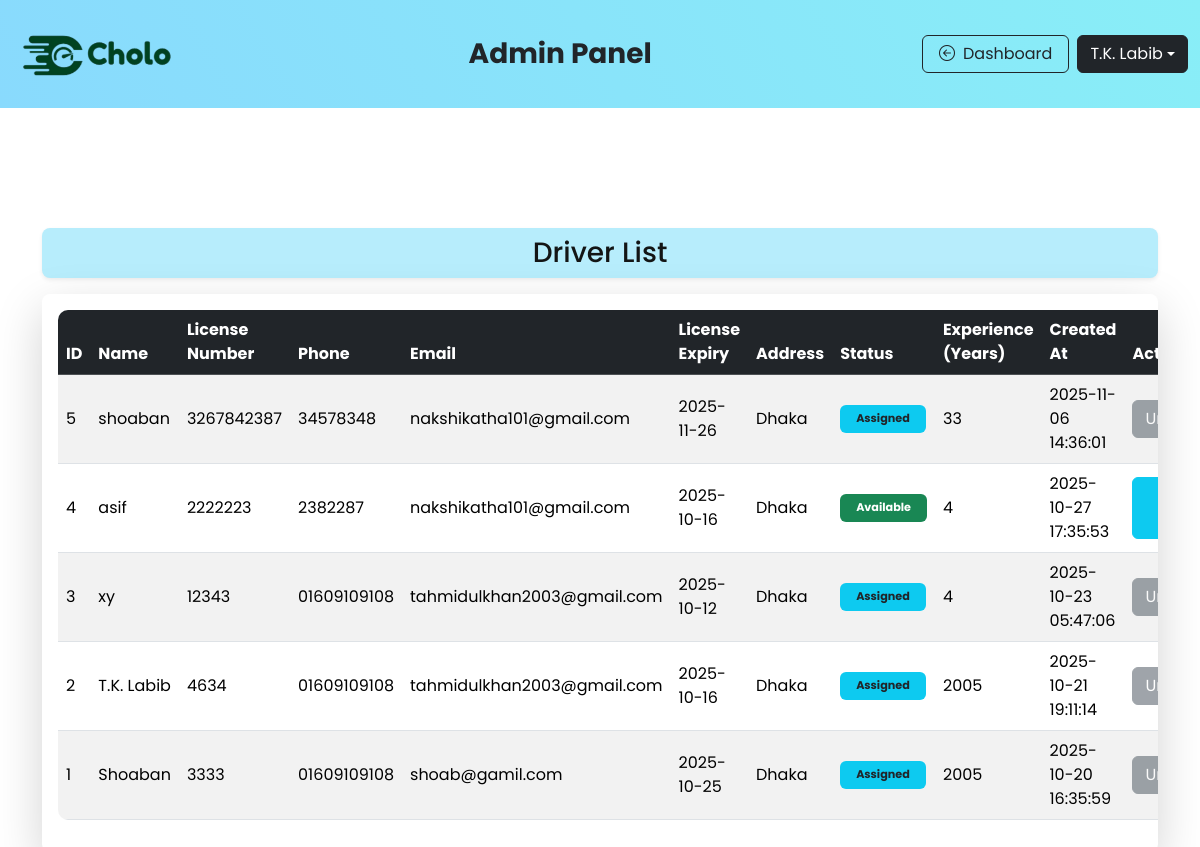
Page /drivers_list.php (signed in) on the committed database.
### tables this page shows
CREATE TABLE `drivers` (
  `driver_id` int(11) NOT NULL,
  `name` varchar(50) NOT NULL,
  `license_number` varchar(50) NOT NULL,
  `phone` varchar(20) NOT NULL,
  `email` varchar(50) NOT NULL,
  `license_expiry` varchar(50) NOT NULL,
  `address` varchar(100) NOT NULL,
  `status` enum('assigned','available','on_trip','inactive') DEFAULT 'available',
  `experience` int(11) NOT NULL,
  `created_at` timestamp NOT NULL DEFAULT current_timestamp(),
  `vehicle_id` int(11) DEFAULT NULL
);

### drivers_list.php (the view, shortened to what this page needs)
<?php
include('admin_navbar.php');
$db = connection();
?>
<?php
$stmt = $db->prepare("SELECT * FROM drivers ORDER BY driver_id DESC");
$stmt->execute();
$result = $stmt->get_result();
?>
<div class="container mt-4">
  <h3 class="text-center theme-col rounded-3 shadow-sm p-2 mb-3">Driver List</h3>
  <div class="table-responsive shadow-lg rounded-3 p-3">
    <table class="table table-striped table-hover align-middle">
      <thead class="table-dark">
        <tr>
          <th>ID</th>
          <th>Name</th>
          <th>License Number</th>
          <th>Phone</th>
          <th>Email</th>
          <th>License Expiry</th>
          <th>Address</th>
          <th>Status</th>
          <th>Experience (Years)</th>
          <th>Created At</th>
          <th>Action</th>
        </tr>
      </thead>
      <tbody>
        <?php
        if ($result->num_rows > 0) {
          while ($d = $result->fetch_assoc()) {
        ?>
          <tr>
            <td><?= htmlspecialchars($d['driver_id']); ?></td>
            <td><?= htmlspecialchars($d['name']); ?></td>
            <td><?= htmlspecialchars($d['license_number']); ?></td>
            <td><?= htmlspecialchars($d['phone']); ?></td>
            <td><?= htmlspecialchars($d['email']); ?></td>
            <td><?= htmlspecialchars($d['license_expiry']); ?></td>
            <td><?= htmlspecialchars($d['address']); ?></td>
            <td>
              <?php if ($d['status'] == 'available') { ?>
                <span class="badge bg-success px-3 py-2">Available</span>
              <?php } elseif ($d['status'] == 'on_trip') { ?>
                <span class="badge bg-warning text-dark px-3 py-2">On Trip</span>
              <?php } elseif ($d['status'] == 'assigned') { ?>
                <span class="badge bg-info text-dark px-3 py-2">Assigned</span>
              <?php } else { ?>
                <span class="badge bg-secondary px-3 py-2">Inactive</span>
              <?php } ?>
            </td>
            <td><?= htmlspecialchars($d['experience']); ?></td>
            <td><?= htmlspecialchars($d['created_at']); ?></td>
            <td>
              <?php if ($d['status'] == 'available'): ?>
                <a href="assign_driver.php?id=<?= $d['driver_id']; ?>" class="btn btn-info btn-md">
                </a>
              <?php else: ?>
                <button class="btn btn-secondary btn-md" disabled>Unavailable</button>
              <?php endif; ?>
            </td>
          </tr>
        <?php
          }
        } else {
          echo '<tr><td colspan="11" class="text-center text-muted">No drivers found.</td></tr>';
        }
        ?>
      </tbody>
    </table>
  </div>
</div>

### css/style.css (style rules this page uses)
:root { --theme: rgb(183, 237, 252); --theme-dark: #0cbcf2; --theme-light: #baf0ff; --theme-text: #131515; }
.theme-col { background-color: var(--theme) !important; color: var(--theme-text) !important; }
.table { background-color: #fff; border-radius: 10px; overflow: hidden; }
body { font-family: 'Poppins', sans-serif; }
.badge { font-size: 0.7rem; }
.btn { transition: all 0.3s ease; }

### rows in the picture
drivers: driver_id "5", name "shoaban", license_number "3267842387", phone "34578348", email "nakshikatha101@gmail.com", license_expiry "2025-11-26", address "Dhaka", status "Assigned", experience "33", created_at "2025-11-06 14:36:01"
drivers: driver_id "4", name "asif", license_number "2222223", phone "2382287", email "nakshikatha101@gmail.com", license_expiry "2025-10-16", address "Dhaka", status "Available", experience "4", created_at "2025-10-27 17:35:53"
drivers: driver_id "3", name "xy", license_number "12343", phone "01609109108", email "tahmidulkhan2003@gmail.com", license_expiry "2025-10-12", address "Dhaka", status "Assigned", experience "4", created_at "2025-10-23 05:47:06"
drivers: driver_id "2", name "T.K. Labib", license_number "4634", phone "01609109108", email "tahmidulkhan2003@gmail.com", license_expiry "2025-10-16", address "Dhaka", status "Assigned", experience "2005", created_at "2025-10-21 19:11:14"
drivers: driver_id "1", name "Shoaban", license_number "3333", phone "01609109108", email "shoab@gamil.com", license_expiry "2025-10-25", address "Dhaka", status "Assigned", experience "2005", created_at "2025-10-20 16:35:59"

### other values in the picture
$_SESSION['name'] "T.K. Labib"
